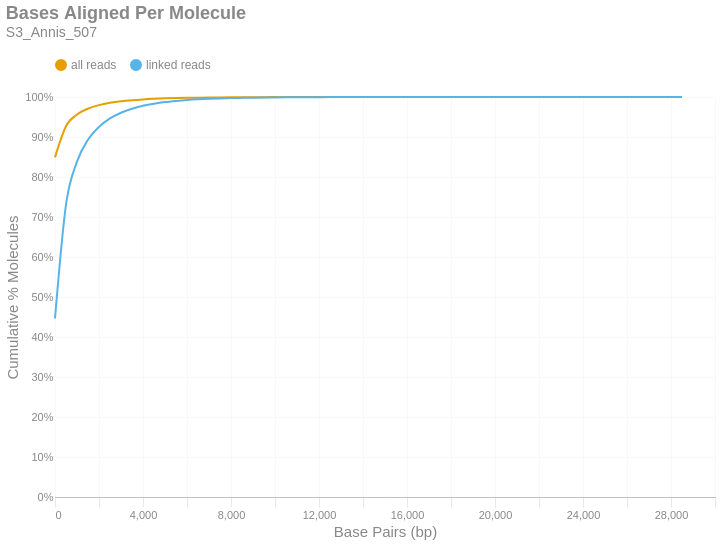

Write notebook code for a chart like this one.
### Markdown cell above
### Bases Aligned Per Molecule
This is a cumulative frequency distribution showing the number of base pairs aligned per unique molecule. These data are shown in 500 bp bins. There are two distributions: one with `all reads` (yellow) and another with only `linked reads` (blue). The percent of molecules in the `linked reads` distribution is relative to the total number of linked molecules.

### Code cell
if SKIPLR:
    print_html(f"Skipped")
else:
    binned_df = consolidated_hist(valids['aligned_bp'], mask, 500, True)
    with SafeRender(binned_df):
        (
            density_plot(binned_df, 'Bases Aligned Per Molecule', samplename, 'basesper')
            .encode(
                x=alt.X('bin:Q', title="Base Pairs (bp)").axis(tickMinStep=500).scale(padding=0),
                y=alt.Y('value:Q', title='Cumulative % Molecules')
                    .axis(format='%')
                    .scale(domain = [0,1])
                    .stack(False),
                color=alt.Color("key:N").scale(domain = ["all reads", "linked reads"]),
                tooltip = [
                    alt.Tooltip("key:N", title = "Data Type"),
                    alt.Tooltip("range_label:N", title="Bases Aligned Per Molecule"),
                    alt.Tooltip("value:Q", format = ".2%", title="% Molecules (Cum.)")
                ]
            )
        ).display()

### Figure 1 — Vega-Lite specification as saved in the notebook (floating-point values rounded to 4 significant figures)
{"width": "container", "height": 400, "config": {"title": {"anchor": "start", "dy": -15, "fontSize": 18, "color": "#888888", "subtitleColor": "#888888", "subtitleFontSize": 14}, "arc": {"fill": "#0072B2"}, "axis": {"domainColor": "#888888", "domainWidth": 0.5, "gridWidth": 0.2, "grid": false, "titleFontWeight": 400, "titleFontSize": 15, "labelFontSize": 11, "labelColor": "#888888", "tickColor": "#888888", "tickWidth": 0.2, "titleColor": "#888888"}, "axisBand": {"grid": false}, "axisX": {"grid": true, "tickSize": 10, "domainCap": "round"}, "axisY": {"domain": false, "grid": true, "tickSize": 0, "domainCap": "round"}, "background": "transparent", "header": {"labelFontSize": 15, "labelColor": "#888888", "titleFontSize": 15, "titleFontWeight": 600, "titleColor": "#888888"}, "legend": {"labelFont": "sans-serif", "labelFontSize": 12, "labelColor": "#888888", "symbolSize": 100, "symbolType": "circle", "titleFontSize": 12, "titlePadding": 10, "titleColor": "#888888", "title": null, "orient": "top"}, "range": {"category": ["#E69F00", "#56B4E9", "#009E73", "#F0E442", "#0072B2", "#D55E00", "#CC79A7", "#000000"], "diverging": ["#cfe8f3", "#a2d4ec", "#73bfe2", "#46abdb", "#1696d2", "#12719e"]}, "area": {"fill": "#0072B2", "fillOpacity": 0.7, "line": true, "strokeOpacity": 0.7}, "line": {"color": "#0072B2", "stroke": "#0072B2", "strokeWidth": 2}, "trail": {"color": "#0072B2", "stroke": "#0072B2", "strokeWidth": 0, "size": 1}, "point": {"filled": true, "fillOpacity": 1.0, "size": 95}, "text": {"color": "#888888", "fontSize": 11, "align": "right", "fontWeight": 400, "size": 11}, "bar": {"fill": "#0072B2", "stroke": null}, "view": {"stroke": null, "continuousWidth": 660, "continuousHeight": 400}}, "data": {"name": "data-61157f73db17f4dc8a51e192f401460d"}, "mark": {"type": "line", "interpolate": "monotone", "point": {"opacity": 0, "size": 275}}, "encoding": {"color": {"field": "key", "scale": {"domain": ["all reads", "linked reads"]}, "type": "nominal"}, "tooltip": [{"field": "key", "title": "Data Type", "type": "nominal"}, {"field": "range_label", "title": "Bases Aligned Per Molecule", "type": "nominal"}, {"field": "value", "format": ".2%", "title": "% Molecules (Cum.)", "type": "quantitative"}], "x": {"axis": {"tickMinStep": 500}, "field": "bin", "scale": {"padding": 0}, "title": "Base Pairs (bp)", "type": "quantitative"}, "y": {"axis": {"format": "%"}, "field": "value", "scale": {"domain": [0, 1]}, "stack": false, "title": "Cumulative % Molecules", "type": "quantitative"}}, "params": [{"name": "param_c36ac31b6afebe62", "select": {"type": "point", "fields": ["key"]}, "bind": "legend"}], "title": {"text": "Bases Aligned Per Molecule", "subtitle": "S3_Annis_507"}, "transform": [{"fold": ["all reads (cumsum)", "linked reads (cumsum)"]}, {"calculate": "replace(datum.key, ' (cumsum)', '')", "as": "key"}, {"filter": {"param": "param_c36ac31b6afebe62"}}], "usermeta": {"embedOptions": {"downloadFileName": "S3_Annis_507.basesper"}}, "$schema": "https://vega.github.io/schema/vega-lite/v6.1.0.json", "datasets": {"data-61157f73db17f4dc8a51e192f401460d": [{"bin": "0.0", "interval": "0.0-500.0", "all reads": 0.8491, "linked reads": 0.4462, "all reads (cumsum)": 0.8491, "linked reads (cumsum)": 0.4462, "range_label": "0-499"}, {"bin": "500.0", "interval": "500.0-1000.0", "all reads": 0.07784, "linked reads": 0.285, "all reads (cumsum)": 0.927, "linked reads (cumsum)": 0.7312, "range_label": "500-999"}, {"bin": "1000.0", "interval": "1000.0-1500.0", "all reads": 0.02914, "linked reads": 0.1072, "all reads (cumsum)": 0.9561, "linked reads (cumsum)": 0.8384, "range_label": "1000-1499"}, {"bin": "1500.0", "interval": "1500.0-2000.0", "all reads": 0.01487, "linked reads": 0.05474, "all reads (cumsum)": 0.971, "linked reads (cumsum)": 0.8932, "range_label": "1500-1999"}, {"bin": "2000.0", "interval": "2000.0-2500.0", "all reads": 0.008735, "linked reads": 0.03216, "all reads (cumsum)": 0.9797, "linked reads (cumsum)": 0.9253, "range_label": "2000-2499"}, {"bin": "2500.0", "interval": "2500.0-3000.0", "all reads": 0.005706, "linked reads": 0.02101, "all reads (cumsum)": 0.9854, "linked reads (cumsum)": 0.9464, "range_label": "2500-2999"}, {"bin": "3000.0", "interval": "3000.0-3500.0", "all reads": 0.003868, "linked reads": 0.01425, "all reads (cumsum)": 0.9893, "linked reads (cumsum)": 0.9606, "range_label": "3000-3499"}, {"bin": "3500.0", "interval": "3500.0-4000.0", "all reads": 0.002726, "linked reads": 0.01004, "all reads (cumsum)": 0.992, "linked reads (cumsum)": 0.9706, "range_label": "3500-3999"}, {"bin": "4000.0", "interval": "4000.0-4500.0", "all reads": 0.002007, "linked reads": 0.00739, "all reads (cumsum)": 0.994, "linked reads (cumsum)": 0.978, "range_label": "4000-4499"}, {"bin": "4500.0", "interval": "4500.0-5000.0", "all reads": 0.001435, "linked reads": 0.005286, "all reads (cumsum)": 0.9955, "linked reads (cumsum)": 0.9833, "range_label": "4500-4999"}, {"bin": "5000.0", "interval": "5000.0-5500.0", "all reads": 0.001098, "linked reads": 0.004044, "all reads (cumsum)": 0.9966, "linked reads (cumsum)": 0.9874, "range_label": "5000-5499"}, {"bin": "5500.0", "interval": "5500.0-6000.0", "all reads": 0.0007827, "linked reads": 0.002882, "all reads (cumsum)": 0.9973, "linked reads (cumsum)": 0.9902, "range_label": "5500-5999"}, {"bin": "6000.0", "interval": "6000.0-6500.0", "all reads": 0.0006241, "linked reads": 0.002298, "all reads (cumsum)": 0.998, "linked reads (cumsum)": 0.9925, "range_label": "6000-6499"}, {"bin": "6500.0", "interval": "6500.0-7000.0", "all reads": 0.0004627, "linked reads": 0.001704, "all reads (cumsum)": 0.9984, "linked reads (cumsum)": 0.9942, "range_label": "6500-6999"}, {"bin": "7000.0", "interval": "7000.0-7500.0", "all reads": 0.0003482, "linked reads": 0.001282, "all reads (cumsum)": 0.9988, "linked reads (cumsum)": 0.9955, "range_label": "7000-7499"}, {"bin": "7500.0", "interval": "7500.0-8000.0", "all reads": 0.0002629, "linked reads": 0.0009681, "all reads (cumsum)": 0.999, "linked reads (cumsum)": 0.9965, "range_label": "7500-7999"}, {"bin": "8000.0", "interval": "8000.0-8500.0", "all reads": 0.000222, "linked reads": 0.0008175, "all reads (cumsum)": 0.9993, "linked reads (cumsum)": 0.9973, "range_label": "8000-8499"}, {"bin": "8500.0", "interval": "8500.0-9000.0", "all reads": 0.0001576, "linked reads": 0.0005802, "all reads (cumsum)": 0.9994, "linked reads (cumsum)": 0.9979, "range_label": "8500-8999"}, {"bin": "9000.0", "interval": "9000.0-9500.0", "all reads": 0.0001335, "linked reads": 0.0004915, "all reads (cumsum)": 0.9996, "linked reads (cumsum)": 0.9984, "range_label": "9000-9499"}, {"bin": "9500.0", "interval": "9500.0-10000.0", "all reads": 9.963e-05, "linked reads": 0.0003669, "all reads (cumsum)": 0.9997, "linked reads (cumsum)": 0.9987, "range_label": "9500-9999"}, {"bin": "10000.0", "interval": "10000.0-10500.0", "all reads": 7.608e-05, "linked reads": 0.0002802, "all reads (cumsum)": 0.9997, "linked reads (cumsum)": 0.999, "range_label": "10000-10499"}, {"bin": "10500.0", "interval": "10500.0-11000.0", "all reads": 5.74e-05, "linked reads": 0.0002114, "all reads (cumsum)": 0.9998, "linked reads (cumsum)": 0.9992, "range_label": "10500-10999"}, {"bin": "11000.0", "interval": "11000.0-11500.0", "all reads": 4.169e-05, "linked reads": 0.0001535, "all reads (cumsum)": 0.9998, "linked reads (cumsum)": 0.9994, "range_label": "11000-11499"}, {"bin": "11500.0", "interval": "11500.0-12000.0", "all reads": 3.682e-05, "linked reads": 0.0001356, "all reads (cumsum)": 0.9999, "linked reads (cumsum)": 0.9995, "range_label": "11500-11999"}, {"bin": "12000.0", "interval": "12000.0-12500.0", "all reads": 2.735e-05, "linked reads": 0.0001007, "all reads (cumsum)": 0.9999, "linked reads (cumsum)": 0.9996, "range_label": "12000-12499"}, {"bin": "12500.0", "interval": "12500.0-13000.0", "all reads": 1.814e-05, "linked reads": 6.68e-05, "all reads (cumsum)": 0.9999, "linked reads (cumsum)": 0.9997, "range_label": "12500-12999"}, {"bin": "13000.0", "interval": "13000.0-13500.0", "all reads": 1.76e-05, "linked reads": 6.48e-05, "all reads (cumsum)": 0.9999, "linked reads (cumsum)": 0.9998, "range_label": "13000-13499"}, {"bin": "13500.0", "interval": "13500.0-14000.0", "all reads": 1.679e-05, "linked reads": 6.181e-05, "all reads (cumsum)": 1.0, "linked reads (cumsum)": 0.9998, "range_label": "13500-13999"}, {"bin": "14000.0", "interval": "14000.0-14500.0", "all reads": 9.747e-06, "linked reads": 3.589e-05, "all reads (cumsum)": 1.0, "linked reads (cumsum)": 0.9999, "range_label": "14000-14499"}, {"bin": "14500.0", "interval": "14500.0-15000.0", "all reads": 8.122e-06, "linked reads": 2.991e-05, "all reads (cumsum)": 1.0, "linked reads (cumsum)": 0.9999, "range_label": "14500-14999"}, {"bin": "15000.0", "interval": "15000.0-15500.0", "all reads": 4.873e-06, "linked reads": 1.795e-05, "all reads (cumsum)": 1.0, "linked reads (cumsum)": 0.9999, "range_label": "15000-15499"}, {"bin": "15500.0", "interval": "15500.0-16000.0", "all reads": 5.686e-06, "linked reads": 2.094e-05, "all reads (cumsum)": 1.0, "linked reads (cumsum)": 0.9999, "range_label": "15500-15999"}, {"bin": "16000.0", "interval": "16000.0-16500.0", "all reads": 3.52e-06, "linked reads": 1.296e-05, "all reads (cumsum)": 1.0, "linked reads (cumsum)": 0.9999, "range_label": "16000-16499"}, {"bin": "16500.0", "interval": "16500.0-17000.0", "all reads": 2.166e-06, "linked reads": 7.976e-06, "all reads (cumsum)": 1.0, "linked reads (cumsum)": 1.0, "range_label": "16500-16999"}, {"bin": "17000.0", "interval": "17000.0-17500.0", "all reads": 1.895e-06, "linked reads": 6.979e-06, "all reads (cumsum)": 1.0, "linked reads (cumsum)": 1.0, "range_label": "17000-17499"}, {"bin": "17500.0", "interval": "17500.0-18000.0", "all reads": 1.895e-06, "linked reads": 6.979e-06, "all reads (cumsum)": 1.0, "linked reads (cumsum)": 1.0, "range_label": "17500-17999"}, {"bin": "18000.0", "interval": "18000.0-18500.0", "all reads": 1.354e-06, "linked reads": 4.985e-06, "all reads (cumsum)": 1.0, "linked reads (cumsum)": 1.0, "range_label": "18000-18499"}, {"bin": "18500.0", "interval": "18500.0-19000.0", "all reads": 2.707e-06, "linked reads": 9.97e-06, "all reads (cumsum)": 1.0, "linked reads (cumsum)": 1.0, "range_label": "18500-18999"}, {"bin": "19000.0", "interval": "19000.0-19500.0", "all reads": 1.624e-06, "linked reads": 5.982e-06, "all reads (cumsum)": 1.0, "linked reads (cumsum)": 1.0, "range_label": "19000-19499"}, {"bin": "19500.0", "interval": "19500.0-20000.0", "all reads": 1.083e-06, "linked reads": 3.988e-06, "all reads (cumsum)": 1.0, "linked reads (cumsum)": 1.0, "range_label": "19500-19999"}, {"bin": "20000.0", "interval": "20000.0-20500.0", "all reads": 8.122e-07, "linked reads": 2.991e-06, "all reads (cumsum)": 1.0, "linked reads (cumsum)": 1.0, "range_label": "20000-20499"}, {"bin": "20500.0", "interval": "20500.0-21000.0", "all reads": 8.122e-07, "linked reads": 2.991e-06, "all reads (cumsum)": 1.0, "linked reads (cumsum)": 1.0, "range_label": "20500-20999"}, {"bin": "21000.0", "interval": "21000.0-21500.0", "all reads": 5.415e-07, "linked reads": 1.994e-06, "all reads (cumsum)": 1.0, "linked reads (cumsum)": 1.0, "range_label": "21000-21499"}, {"bin": "21500.0", "interval": "21500.0-22000.0", "all reads": 0.0, "linked reads": 0.0, "all reads (cumsum)": 1.0, "linked reads (cumsum)": 1.0, "range_label": "21500-21999"}, {"bin": "22000.0", "interval": "22000.0-22500.0", "all reads": 2.707e-07, "linked reads": 9.97e-07, "all reads (cumsum)": 1.0, "linked reads (cumsum)": 1.0, "range_label": "22000-22499"}, {"bin": "22500.0", "interval": "22500.0-23000.0", "all reads": 0.0, "linked reads": 0.0, "all reads (cumsum)": 1.0, "linked reads (cumsum)": 1.0, "range_label": "22500-22999"}, {"bin": "23000.0", "interval": "23000.0-23500.0", "all reads": 2.707e-07, "linked reads": 9.97e-07, "all reads (cumsum)": 1.0, "linked reads (cumsum)": 1.0, "range_label": "23000-23499"}, {"bin": "23500.0", "interval": "23500.0-24000.0", "all reads": 0.0, "linked reads": 0.0, "all reads (cumsum)": 1.0, "linked reads (cumsum)": 1.0, "range_label": "23500-23999"}, {"bin": "24000.0", "interval": "24000.0-24500.0", "all reads": 0.0, "linked reads": 0.0, "all reads (cumsum)": 1.0, "linked reads (cumsum)": 1.0, "range_label": "24000-24499"}, {"bin": "24500.0", "interval": "24500.0-25000.0", "all reads": 0.0, "linked reads": 0.0, "all reads (cumsum)": 1.0, "linked reads (cumsum)": 1.0, "range_label": "24500-24999"}, {"bin": "25000.0", "interval": "25000.0-25500.0", "all reads": 0.0, "linked reads": 0.0, "all reads (cumsum)": 1.0, "linked reads (cumsum)": 1.0, "range_label": "25000-25499"}, {"bin": "25500.0", "interval": "25500.0-26000.0", "all reads": 0.0, "linked reads": 0.0, "all reads (cumsum)": 1.0, "linked reads (cumsum)": 1.0, "range_label": "25500-25999"}, {"bin": "26000.0", "interval": "26000.0-26500.0", "all reads": 0.0, "linked reads": 0.0, "all reads (cumsum)": 1.0, "linked reads (cumsum)": 1.0, "range_label": "26000-26499"}, {"bin": "26500.0", "interval": "26500.0-27000.0", "all reads": 0.0, "linked reads": 0.0, "all reads (cumsum)": 1.0, "linked reads (cumsum)": 1.0, "range_label": "26500-26999"}, {"bin": "27000.0", "interval": "27000.0-27500.0", "all reads": 0.0, "linked reads": 0.0, "all reads (cumsum)": 1.0, "linked reads (cumsum)": 1.0, "range_label": "27000-27499"}, {"bin": "27500.0", "interval": "27500.0-28000.0", "all reads": 0.0, "linked reads": 0.0, "all reads (cumsum)": 1.0, "linked reads (cumsum)": 1.0, "range_label": "27500-27999"}, {"bin": "28000.0", "interval": "28000.0-28500.0", "all reads": 0.0, "linked reads": 0.0, "all reads (cumsum)": 1.0, "linked reads (cumsum)": 1.0, "range_label": "28000-28499"}, {"bin": "28500.0", "interval": "28500.0-29000.0", "all reads": 2.707e-07, "linked reads": 9.97e-07, "all reads (cumsum)": 1.0, "linked reads (cumsum)": 1.0, "range_label": "28500-28999"}]}}
